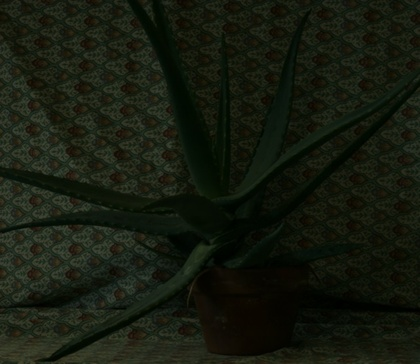
%> input picture HW3/408410094/aloe.jpg, 420 x 364 px, shrunk from 641 x 555 before the run
$ octave --eval "result = HSI(imread('aloe.jpg'));"   (GNU Octave 9; MATLAB toolbox functions it lacks are replaced by stand-ins)
%> lines starting %> are read from the running program, lines starting %| are printed output that depends on the picture
### HW3/408410094/histogram_equal.m
function output_img = histogram_equal(img)

    [row, col] = size(img);
%> row = 364; col = 420
    output_img = uint8(zeros(row, col));
    pixels = row*col;
%> pixels = 152880

    frequency = zeros(256, 1);
    pmf = zeros(256, 1);
    cumulative = zeros(256, 1);
    result = zeros(256, 1);

    for i = 1 : row
        for j = 1 : col
            value = img(i, j);
            frequency(value+1) = frequency(value+1) + 1;
            pmf(value+1) = frequency(value+1)/pixels;
        end
    end
%> after the loop, frequency = 256 values, max 9236 at index 1, min 0 at index 63, mean 597.2; pmf = 256 values, max 0.0604 at index 1, min 0 at index 63, mean 0.00391

    % cumulative convert to gray level
    sum = 0;
    L = 255;
    for i = 1 : 256
        sum = sum + frequency(i);
        cumulative(i) = sum/pixels;
        result(i) = uint8(round(cumulative(i)*L));
    end
%> this loop made 256 passes
%> sum on passes 1 to 3: 9236, 15262, 20668
%> after the loop, cumulative = 256 values from 0.0604 to 1; result = 256 values from 15 to 255; sum = 152880

    for i = 1 : row
        for j = 1 :col
             %img_Lena's value:0~255, result'size:1~256
            output_img(i, j) = result(img(i, j) + 1);
        end
    end
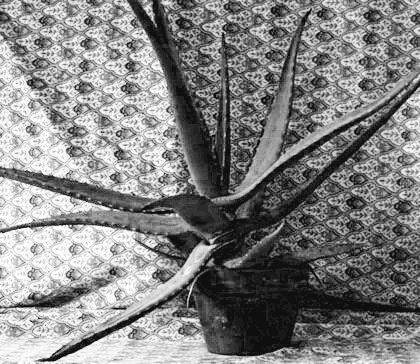
%> output_img: size 364x420 uint8; min 15, max 255, mean 131.2

end

### HW3/408410094/HSI.m
function enhanced_image = HSI(original_image)

    H = original_image(:,:,1);
    S = original_image(:,:,2);
    I = original_image(:,:,3);

    I = im2uint8(I);
    I = histogram_equal(I);
    I = im2double(I);
%> I: size 364x420 double

    tmp = zeros(0,0,0);
    tmp(:,:,1) = H;
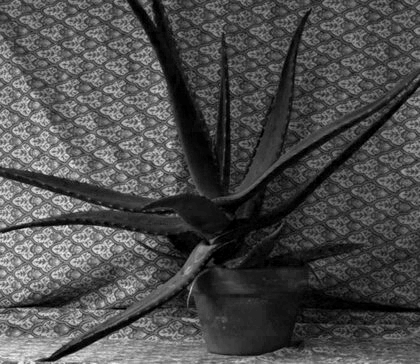
%> tmp: size 364x420 double; min 0, max 71, mean 21.4; mean of the top-left, top-right, bottom-left and bottom-right quarters 26.1, 18.6, 27.9, 13.2; drawn with min black and max white
    tmp(:,:,2) = S;
    tmp(:,:,3) = I;
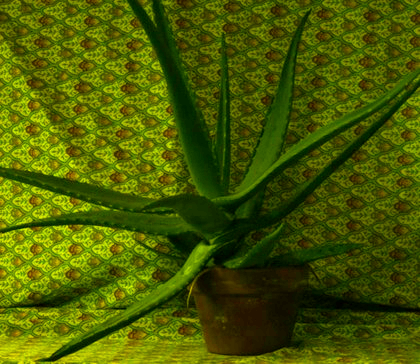
%> tmp: size 364x420x3 double; mean R, G, B 21.4, 26.5, 0.5; drawn with min black and max white
    enhanced_image = (tmp);
end
